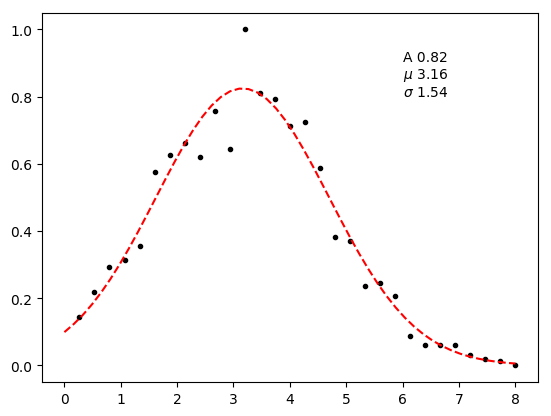

Recreate this plot in Python.
"""
0512-02-GaussianFit
"""
import numpy as np
import matplotlib.pyplot as plt
from scipy.optimize import curve_fit

x = [0.267, 0.533, 0.800, 1.067, 1.333,
    1.600, 1.867, 2.133, 2.400, 2.667,
    2.933, 3.200, 3.467, 3.733, 4.000,
    4.267, 4.533, 4.800, 5.067, 5.333,
    5.600, 5.867, 6.133, 6.400, 6.667,
    6.933, 7.200, 7.467, 7.733, 8.000]

y = [0.143, 0.220, 0.292, 0.315, 0.357,
    0.577, 0.625, 0.661, 0.619, 0.756,
    0.643, 1.000, 0.810, 0.792, 0.714,
    0.726, 0.589, 0.381, 0.369, 0.238,
    0.244, 0.208, 0.089, 0.060, 0.060,
    0.060, 0.030, 0.018, 0.012, 0.000]

x = np.array(x)
y = np.array(y)

def gaussian(x, A, mu, sigma):
    return A*np.exp(-(x-mu)**2/(2*sigma**2))

_param, _ = curve_fit(gaussian, x, y)
new_x = np.linspace(0, 8)
new_y = gaussian(new_x, *_param)

plt.plot(x, y, '.k')
plt.plot(new_x, new_y, '--r')
txt = "A {:.2f}\n$\mu$ {:.2f}\n$\sigma$ {:.2f}".format(*_param)
plt.text(6, 0.8, txt)
plt.savefig("0512-02-GaussianFit.png", bbox_inches='tight')
